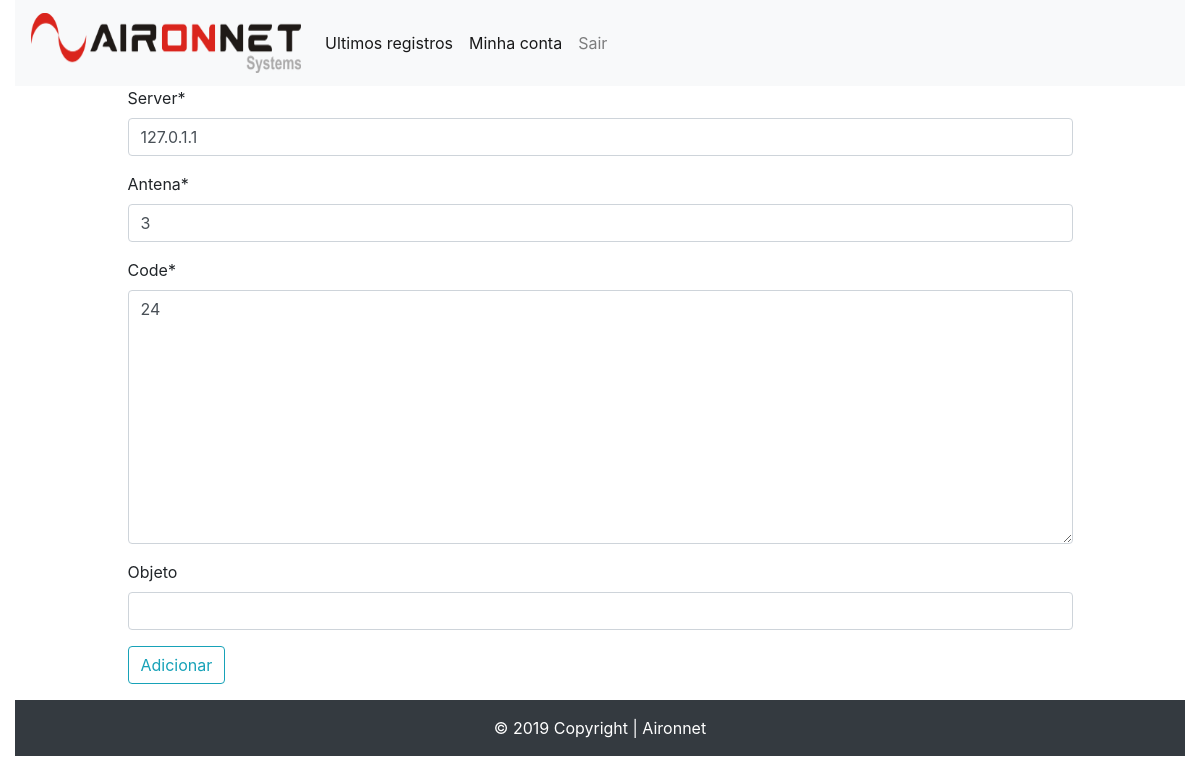
/lista/cadastro/178 (signed in), run on the app's committed database.
### list/models.py (models this page shows, shortened)
class Objeto(models.Model):
	server = models.CharField(max_length=15)
	antena = models.CharField(max_length=10)
	date = models.DateTimeField(default=datetime.now)
	code = models.TextField()
	objeto = models.CharField(max_length=100)

### list/views.py (the view)
# urls.py: path('lista/cadastro/<int:id>', views.add, name='add-objeto'),
@login_required
def add(request, id):
	objt = get_object_or_404(Objeto, pk=id)
	hist = Historico.objects.filter(code=objt.code).last()
	formHist = HistForm(instance=hist)
	form = ObjForm(instance=objt)
	template_name = 'add.html'
	if request.method == 'POST':
		form = ObjForm(request.POST, instance=objt)
		if form.is_valid():
			hist.objeto = objt.objeto
			hist.save()
			objt.save()
			return redirect('/lista')
		else:
			return render(request, template_name, {'form':form})
	else:
		return render(request, template_name, {'form': form})

### list/forms.py
class ObjForm(forms.ModelForm):
	objeto = forms.CharField(max_length=100, required=False)
	class Meta:
		model = Objeto
		fields = ('server', 'antena', 'code', 'objeto')

### list/templates/add.html (shortened to what this page needs)
{% extends 'base.html' %}
{% load crispy_forms_tags %}
{% block content %}
<div class="offset-1 col-10 list-div">
	<form method="POST">
		{{ form|crispy }}
		<button class="btn btn-outline-info my-2 my-sm-0" type="submit" onclick="return confirm('Adicionar objeto ?')">Adicionar</button>
	</form>
</div>
{% endblock %}

### list/static/css/style.css (style rules this page uses)
button { border:none; cursor: pointer; }

### data on the page
Objeto: server "127.0.1.1", antena "3", code "24"
